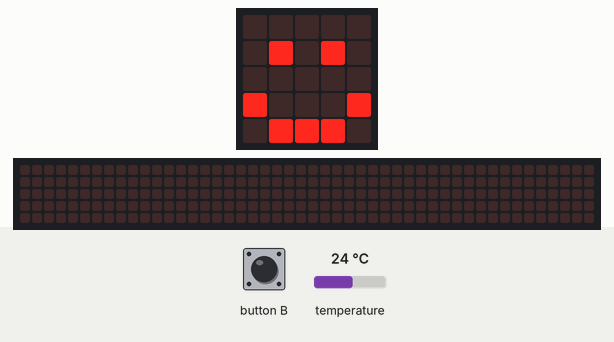
This program was run on a simulated BBC micro:bit (MakeCode). Shown: the board's 5×5 LED display, a strip that is not on the board, showing the scrolling text unrolled. The test bench sets the inputs (shaded band); at power-on: temperature 24 °C. The 48×5 strip is a reading aid, not a part: it shows the text the display is scrolling, unrolled, one strip-width of it at a time.

Above: at 1.8 s.
1.9 s: button B pressed for 0.15 s
At 5.8 s:
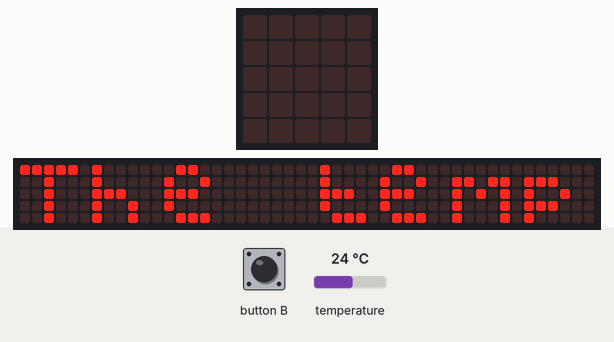
At 26.1 s:
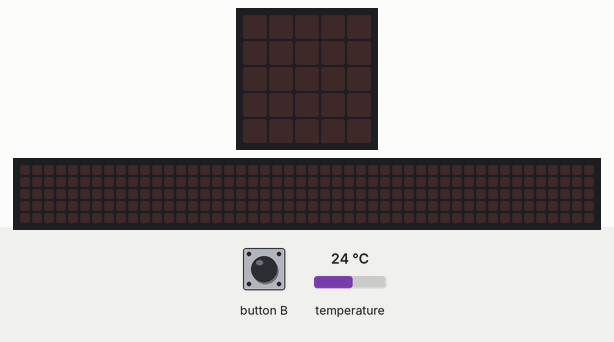

Measured:
- after the input at 1.9 s, the display: changes after 0.15 s (image 1)
- what the display in image 1 shows lasts 0.8 s, from 5.2 s to 6.0 s

The program:

main.ts
```typescript
// (licence header left out)
let temperatureKelvin: number
let temperatureCelsius: number

basic.clearScreen()
basic.showIcon(IconNames.Happy)

input.onButtonPressed(Button.B, function () {

    temperatureKelvin = input.temperature()
    temperatureCelsius = (temperatureKelvin + 273.15)
    temperatureCelsius = Math.round(temperatureCelsius)

    basic.clearScreen()
    basic.showString('The temperature is: ' + temperatureCelsius.toString() + ' K')
})
```
